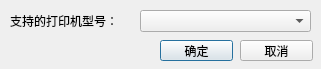
<?xml version="1.0" encoding="UTF-8"?>
<ui version="4.0">
 <class>NewPrinter</class>
 <widget class="QDialog" name="NewPrinter">
  <property name="geometry">
   <rect>
    <x>0</x>
    <y>0</y>
    <width>321</width>
    <height>69</height>
   </rect>
  </property>
  <property name="windowTitle">
   <string>Dialog</string>
  </property>
  <widget class="QLabel" name="label">
   <property name="geometry">
    <rect>
     <x>10</x>
     <y>10</y>
     <width>121</width>
     <height>21</height>
    </rect>
   </property>
   <property name="text">
    <string>支持的打印机型号：</string>
   </property>
  </widget>
  <widget class="QComboBox" name="comboBox">
   <property name="geometry">
    <rect>
     <x>140</x>
     <y>10</y>
     <width>171</width>
     <height>22</height>
    </rect>
   </property>
  </widget>
  <widget class="QPushButton" name="pushButton_sure">
   <property name="geometry">
    <rect>
     <x>160</x>
     <y>40</y>
     <width>73</width>
     <height>21</height>
    </rect>
   </property>
   <property name="text">
    <string>确定</string>
   </property>
  </widget>
  <widget class="QPushButton" name="pushButton_cancel">
   <property name="geometry">
    <rect>
     <x>240</x>
     <y>40</y>
     <width>73</width>
     <height>21</height>
    </rect>
   </property>
   <property name="text">
    <string>取消</string>
   </property>
  </widget>
 </widget>
 <resources/>
 <connections/>
</ui>
